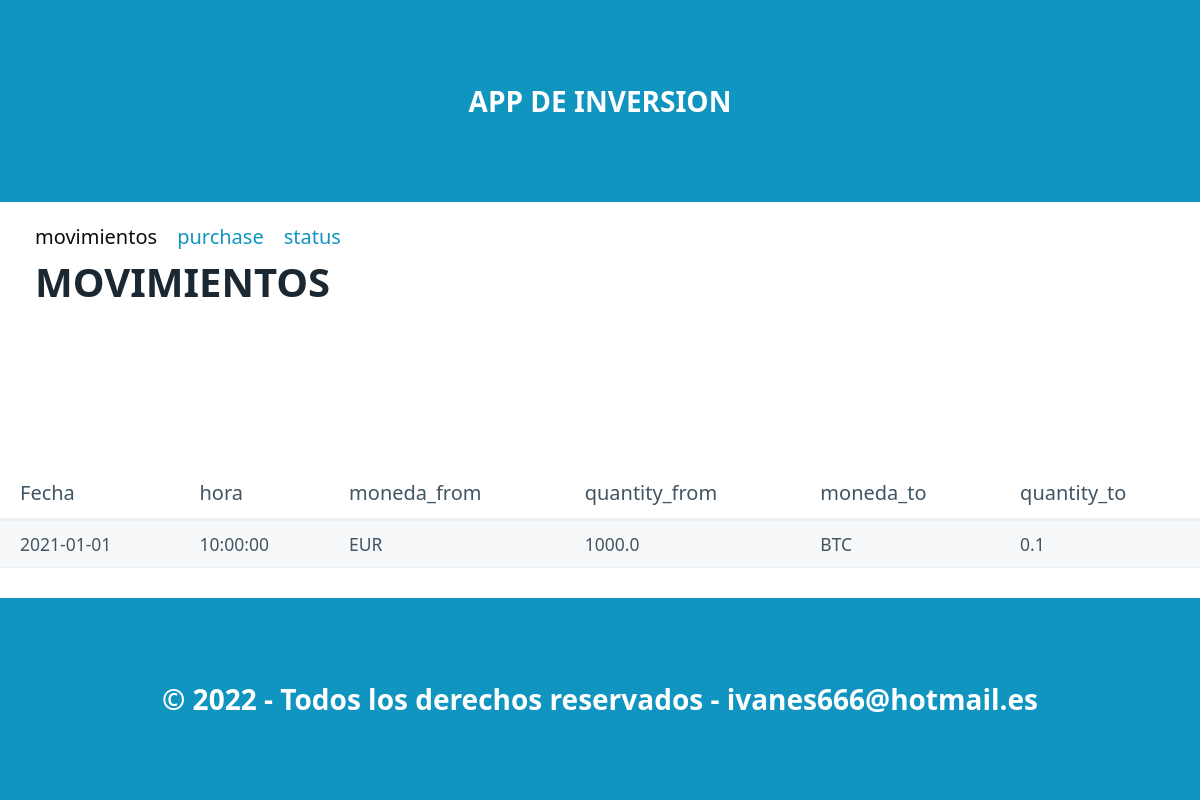
Before: / with the older database file.
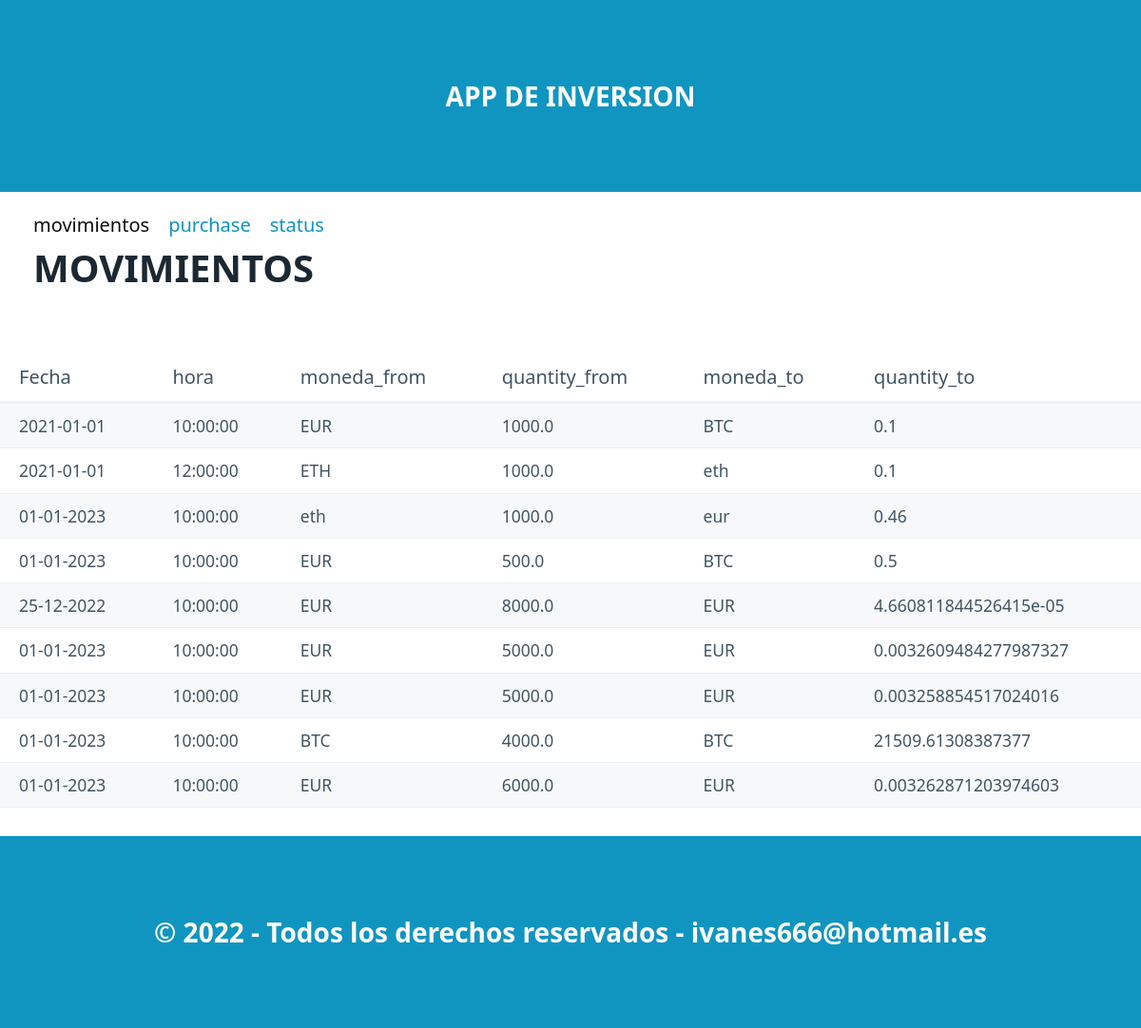
After: the same page with the newer database file.
### tables this page shows
CREATE TABLE "inversiones" (
	"id"	INTEGER,
	"date"	TEXT NOT NULL,
	"time"	TEXT NOT NULL,
	"Moneda_from"	TEXT NOT NULL,
	"Quantity_from"	REAL NOT NULL,
	"Moneda_to"	TEXT NOT NULL,
	"Quantity_to"	INTEGER NOT NULL,
	PRIMARY KEY("id" AUTOINCREMENT)
);

### registro_ig/routes.py (the view)
@app.route("/")
def index():
    datos = select_all()
    if datos == "":
        print("NO HAY MOVIMIENTOS")
    else:
        return render_template("index.html",pageTitle="Listas",data=datos)

### registro_ig/models.py (called while the page is built)
def select_all():
    con = sqlite3.connect(INVERSION_DATA)
    cur = con.cursor()
    res = cur.execute("select date,time,moneda_from,quantity_from,moneda_to,quantity_to from inversiones;")
    filas = res.fetchall()    #capturo las filas de datos
    columnas= res.description   #capturo los nombres de columnas
    resultado =[]   #lista para guadar diccionario
    for fila in filas:
        dato={}   #diccionario para cada registro
        posicion=0   #posicion de columna
        for campo in columnas:
            dato[campo[0]]=fila[posicion]
            posicion += 1
        resultado.append(dato)
    con.close()
    return resultado

### registro_ig/templates/index.html (shortened to what this page needs)
{% extends "base.html" %}
{% block section %}
    <nav class="container">
    <section class="container">
            <ul>
            <li><a  class="inactivo">movimientos</a></li>
            <li><a href="/purchase">purchase</a></li>
            <li><a href="/status">status</a></li>
            </ul>
    </nav>
    <nav class="container">
    <h1>MOVIMIENTOS</h1>
    </nav>
        <table role="grid">
                <thead>
                    <tr>
                        <th>Fecha</th>
                        <th>hora</th>
                        <th>moneda_from</th>
                        <th>quantity_from</th>
                        <th>moneda_to</th>
                        <th>quantity_to</th>
                    </tr>
                </thead>
                <tbody>
                    {% for item in data %}
                    <tr>
                        <td>{{item.date}}</td>
                        <td>{{item.time}}</td>
                        <td>{{item.Moneda_from}}</td>
                        <td>{{item.Quantity_from}}</td>
                        <td>{{item.Moneda_to}}</td>
                        <td>{{item.Quantity_to}}</td>
                    </tr>
                    {% endfor %}
                </tbody>
        </table>
{% endblock %}

### registro_ig/templates/base.html (shortened to what this page needs)
<!DOCTYPE html>
<html lang="en">
<head>
    <link rel="stylesheet" href="/static/css/pico.css">
    <link rel="stylesheet" href="/static/css/styles.css">
</head>
<body>
     <header>
        <div class="container">
            APP DE INVERSION
        </div>
    </header>
    {% block section %}
    {% endblock %}
    <footer>
        <div class="container">
            &copy; 2022 - Todos los derechos reservados - ivanes666@hotmail.es
        </div>
    </footer>
</body>

### registro_ig/static/css/styles.css (style rules this page uses)
header,footer { background-color: var(--primary); color: var(--primary-inverse); font-size: 1.4em; font-weight: bold; }
body { min-height: 100vh; display: grid; grid-template-rows: auto 50px 1fr auto; margin: 0; }
.inactivo { color:rgb(11, 13, 11); }

Changed rows visible on the page:
added inversiones: date "2021-01-01", time "12:00:00", Moneda_from "ETH", Quantity_from "1000.0", Moneda_to "eth", Quantity_to "0.1"
added inversiones: date "01-01-2023", time "10:00:00", Moneda_from "eth", Quantity_from "1000.0", Moneda_to "eur", Quantity_to "0.46"
added inversiones: date "01-01-2023", time "10:00:00", Moneda_from "EUR", Quantity_from "500.0", Moneda_to "BTC", Quantity_to "0.5"
added inversiones: date "25-12-2022", time "10:00:00", Moneda_from "EUR", Quantity_from "8000.0", Moneda_to "EUR", Quantity_to "4.660811844526415e-05"
added inversiones: date "01-01-2023", time "10:00:00", Moneda_from "EUR", Quantity_from "5000.0", Moneda_to "EUR", Quantity_to "0.0032609484277987327"
added inversiones: date "01-01-2023", time "10:00:00", Moneda_from "EUR", Quantity_from "5000.0", Moneda_to "EUR", Quantity_to "0.003258854517024016"
added inversiones: date "01-01-2023", time "10:00:00", Moneda_from "BTC", Quantity_from "4000.0", Moneda_to "BTC", Quantity_to "21509.61308387377"
added inversiones: date "01-01-2023", time "10:00:00", Moneda_from "EUR", Quantity_from "6000.0", Moneda_to "EUR", Quantity_to "0.003262871203974603"
